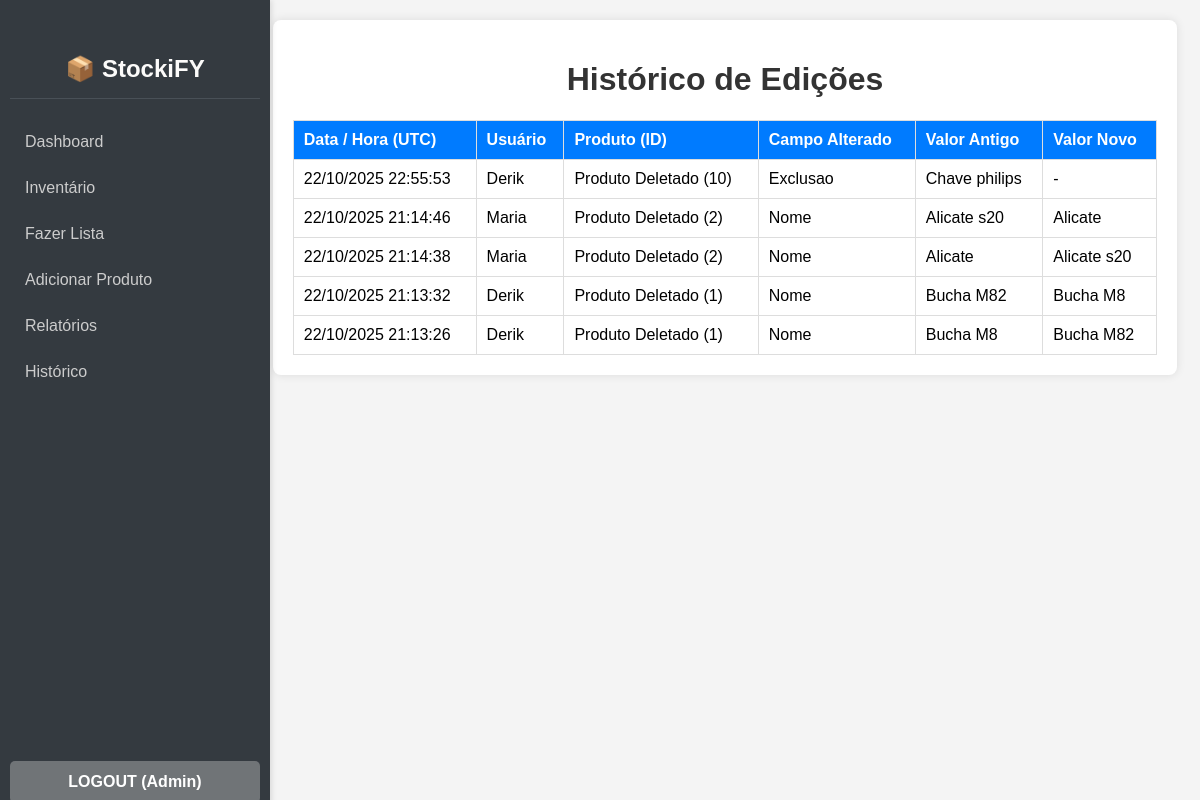
The page /historico (signed in) on the database its author committed.
### app.py (models this page shows, shortened)
class Usuario(UserMixin, db.Model):
    id = db.Column(db.Integer, primary_key=True)
    username = db.Column(db.String(80), unique=True, nullable=False)
    password_hash = db.Column(db.String(128))

class EditHistory(db.Model):
    id = db.Column(db.Integer, primary_key=True)
    produto_id = db.Column(db.Integer) # Não usar ForeignKey aqui para manter o histórico se o produto for deletado
    user_id = db.Column(db.Integer, db.ForeignKey('usuario.id'), nullable=False)
    campo_alterado = db.Column(db.String(50), nullable=False)
    nome_produto_na_epoca = db.Column(db.String(100)) # Guarda o nome como era
    valor_antigo = db.Column(db.String(255))
    valor_novo = db.Column(db.String(255))
    timestamp = db.Column(db.DateTime, nullable=False, default=datetime.utcnow)
    usuario = db.relationship('Usuario', backref=db.backref('edicoes_feitas', lazy=True))

### app.py (the view)
@app.route('/historico')
@login_required
def historico_page():
    historico_list = EditHistory.query.options(
        joinedload(EditHistory.usuario) # Carrega dados do usuário junto
    ).order_by(EditHistory.timestamp.desc()).all()
    return render_template('historico.html', historico=historico_list)

### app.py (called while the page is built)
@login_manager.user_loader
def load_user(user_id):
    return Usuario.query.get(int(user_id))

### templates/historico.html (shortened to what this page needs)
<!DOCTYPE html>
<html lang="pt-BR">
<head>
    <link rel="stylesheet" href="{{ url_for('static', filename='css/style.css') }}">
</head>
<body>
    <div class="sidebar">
        <h2>📦 StockiFY</h2>
        <a href="{{ url_for('dashboard') }}">Dashboard</a>
        <a href="{{ url_for('inventario') }}">Inventário</a>
        <a href="{{ url_for('lista_pedidos_page') }}">Fazer Lista</a>
        <a href="{{ url_for('adicionar_produto') }}">Adicionar Produto</a>
        <a href="{{ url_for('relatorio_menu') }}">Relatórios</a>
        <a href="{{ url_for('historico_page') }}">Histórico</a> {% if current_user.is_authenticated %}
            <a href="{{ url_for('logout') }}" class="logout-link">LOGOUT ({{ current_user.username | capitalize }})</a>
        {% endif %}
    </div>
    <div class="content">
        <div class="container">
            <h1>Histórico de Edições</h1>
            {% if historico %}
            <table class="table-inventory"> <thead>
                    <tr>
                        <th>Data / Hora (UTC)</th>
                        <th>Usuário</th>
                        <th>Produto (ID)</th>
                        <th>Campo Alterado</th>
                        <th>Valor Antigo</th>
                        <th>Valor Novo</th>
                    </tr>
                </thead>
                <tbody>
                    {% for item in historico %}
                    <tr>
                        <td>{{ item.timestamp.strftime('%d/%m/%Y %H:%M:%S') }}</td>
                        <td>{{ item.usuario.username | capitalize if item.usuario else 'Usuário Deletado' }}</td>
                        <td>{{ item.produto.nome if item.produto else 'Produto Deletado' }} ({{ item.produto_id }})</td>
                        <td>{{ item.campo_alterado | capitalize }}</td>
                        <td>{{ item.valor_antigo }}</td>
                        <td>{{ item.valor_novo }}</td>
                    </tr>
                    {% endfor %}
                </tbody>
            </table>
            {% else %}
            <p>Nenhum histórico de edições encontrado.</p>
            {% endif %}
        </div>
    </div>
</body>
</html>

### static/css/style.css (style rules this page uses)
body { font-family: Arial, sans-serif; margin: 0; background-color: #f4f4f4; display: flex; }
.content { margin-left: 250px; padding: 20px; flex-grow: 1; }
.container { max-width: 95%; margin: auto; background: white; padding: 20px; border-radius: 8px; box-shadow: 0 0 10px rgba(0, 0, 0, 0.1); }
h1 { text-align: center; color: #333; }
h2 { border-bottom: 2px solid #ccc; padding-bottom: 5px; margin-top: 30px; }
.sidebar { width: 250px; background-color: #343a40; color: white; box-shadow: 2px 0 5px rgba(0, 0, 0, 0.1); height: 100vh; position: fixed; display: flex; flex-direction: column; padding: 10px; }
.sidebar h2 { text-align: center; margin-bottom: 20px; padding: 15px 0; color: #fcfbfa; border-bottom: 1px solid #495057; }
.sidebar a { padding: 12px 15px; text-decoration: none; font-size: 16px; color: #ccc; display: block; border-radius: 5px; margin: 2px 0; transition: background-color 0.2s ease, color 0.2s ease, transform 0.1s ease; }
.logout-link { position: absolute; bottom: 15px; left: 10px; width: calc(100% - 20px); box-sizing: border-box; padding: 15px 0; text-align: center; background-color: #c4c4c46b; color: white !important; font-weight: bold; text-decoration: none; border-radius: 5px; margin: 0; border-top: none; transition: background-color 0.2s ease, transform 0.1s ease; }
table { width: 100%; border-collapse: collapse; margin-top: 20px; }
th, td { border: 1px solid #ddd; padding: 10px; text-align: left; vertical-align: middle; }
.table-inventory th { background-color: #007bff; color: white; }
.table-inventory tbody tr, .table-pedidos tbody tr { transition: background-color 0.15s ease-in-out; }
.table-inventory td:last-child { white-space: nowrap; }

### rows shown on the page
Usuario: username "Admin"
EditHistory: timestamp "22/10/2025 22:55:53", usuario.username "Derik", produto "Produto Deletado", produto_id "10", campo_alterado "Exclusao", valor_antigo "Chave philips", valor_novo "-"
EditHistory: timestamp "22/10/2025 21:14:46", usuario.username "Maria", produto "Produto Deletado", produto_id "2", campo_alterado "Nome", valor_antigo "Alicate s20", valor_novo "Alicate"
EditHistory: timestamp "22/10/2025 21:14:38", usuario.username "Maria", produto "Produto Deletado", produto_id "2", campo_alterado "Nome", valor_antigo "Alicate", valor_novo "Alicate s20"
EditHistory: timestamp "22/10/2025 21:13:32", usuario.username "Derik", produto "Produto Deletado", produto_id "1", campo_alterado "Nome", valor_antigo "Bucha M82", valor_novo "Bucha M8"
EditHistory: timestamp "22/10/2025 21:13:26", usuario.username "Derik", produto "Produto Deletado", produto_id "1", campo_alterado "Nome", valor_antigo "Bucha M8", valor_novo "Bucha M82"
